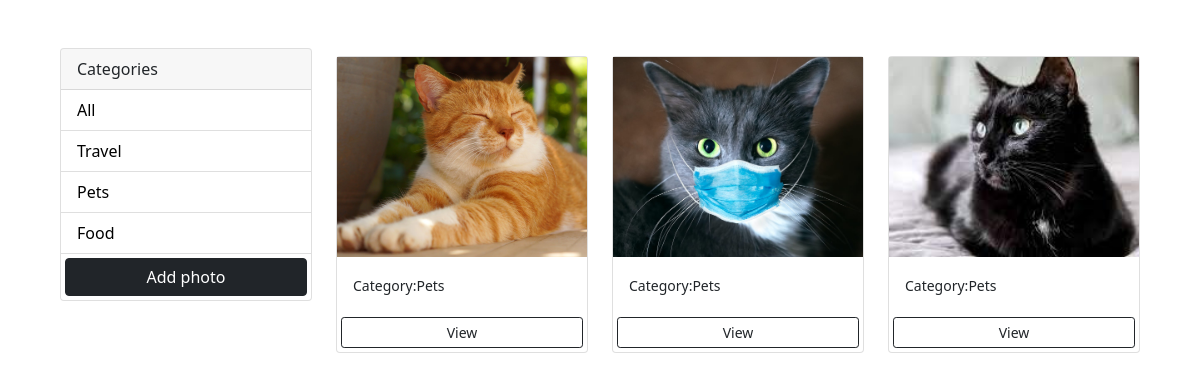
The page /?category=Pets on the database its author committed.
### photos/models.py (models this page shows, shortened)
class Category(models.Model):
    name = models.CharField(max_length=100 , null=False , blank = False)

class Photo(models.Model):
    category = models.ForeignKey(Category , on_delete = models.SET_NULL ,null =True , blank =True )
    image = models.ImageField(null = False , blank = False)
    description = models.TextField(max_length=500 , null=False , blank = False )

### photos/views.py (the view)
# urls.py: path('', views.gallery , name='gallery'),
def gallery(request):
    category = request.GET.get('category')
    if category == None:
        photos = Photo.objects.all()
    else:
        photos = Photo.objects.filter(category__name = category)
    categories = Category.objects.all()
    context = {'categories' :categories , 'photos' :photos}
    return render(request,'photos/gallery.html' , context)

### photos/templates/photos/gallery.html (shortened to what this page needs)
<!DOCTYPE html>
<html lang="en" dir="ltr">
  <head>
    <link href="https://cdn.jsdelivr.net/npm/bootstrap@5.1.0/dist/css/bootstrap.min.css" rel="stylesheet">
  </head>
  <body class="m-5">
    <div class="container">
        <div class="row">
          <div class="col-md-3">
            <div class="card">
              <div class="card-header">
                Categories
              </div>
              <ul class="list-group list-group-flush">
                <li class="list-group-item">
                  <a href="{% url 'gallery' %}">All</a>
                </li>
                {% for category in categories %}
                  <li class="list-group-item">
                    <a href="{% url 'gallery' %}?category={{category.name}}">{{category.name}}</a>
                  </li>
                {% endfor %}
                    <a href="{% url 'add' %}"class="btn btn-block btn-dark m-1">Add photo</a>
              </ul>
            </div>
          </div>
          <div class="col-md-9">
            <div class="row">
              {% for photo in photos %}
              <div class="col-md-4">
                <div class="card my-2">
                  <img src="{{photo.image.url}}"
                   class="image-thumbail"
                    alt="image">
                  <div class="card-body">
                    <small>Category:{{photo.category.name}}</small>
                  </div>
                  <a href="{% url 'photo' photo.id %}"class="btn btn-outline-dark btn-sm m-1">View</a>
                </div>
              </div>
              {% empty %}
              <h3>NO PHOTO ... </h3>
              {% endfor %}
            </div>
          </div>
        </div>
      </div>
  </body>
</html>

### photos/templates/photos/gallery.html (style rules this page uses)
.image-thumbail { height: 200px; object-fit: cover; }
.list-group-item a { text-decoration: none; color: black; }

### rows shown on the page
Category: name "Travel"
Category: name "Pets"
Category: name "Food"
Photo: image (picture), category.name "Pets"
Photo: image (picture), category.name "Pets"
Photo: image (picture), category.name "Pets"
